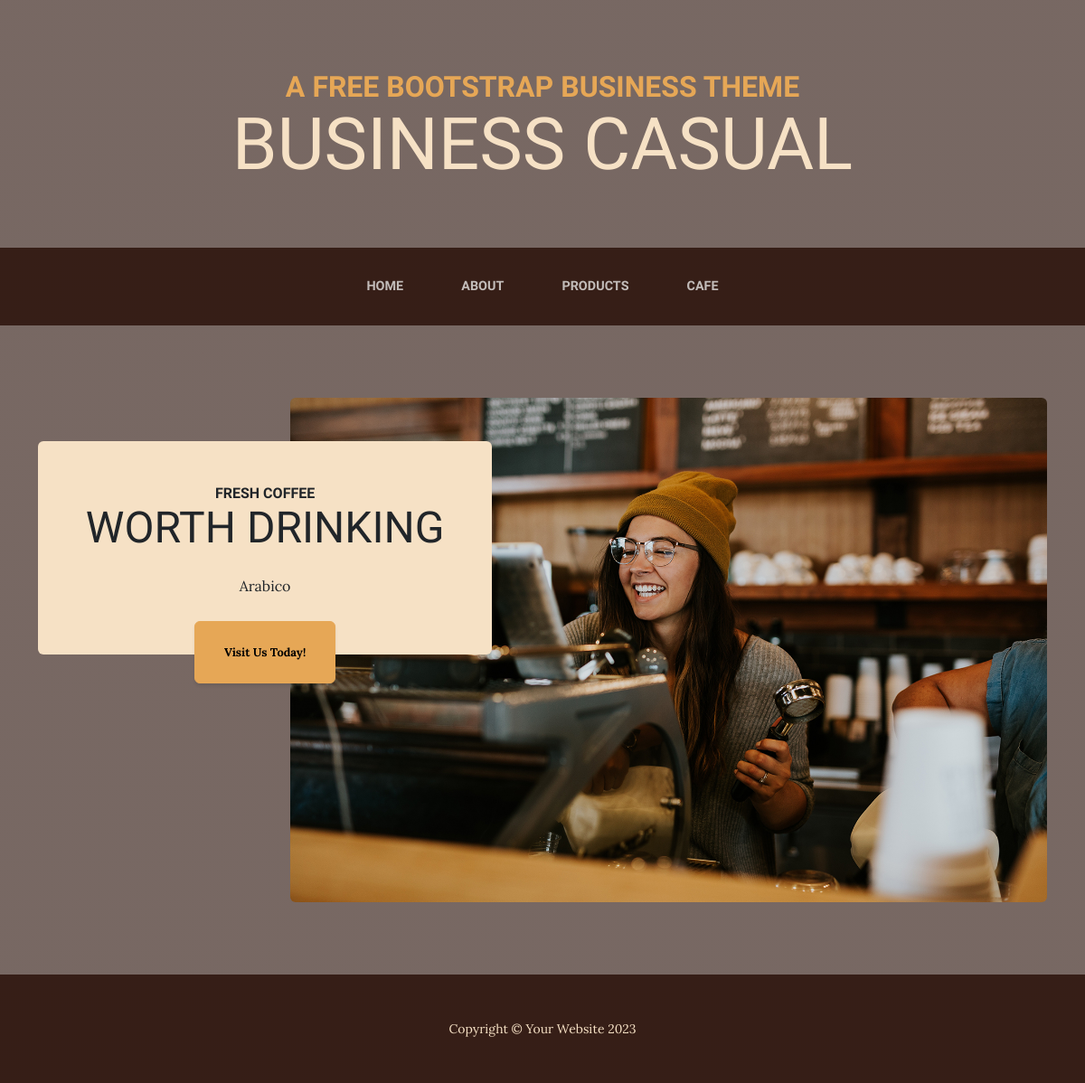
Before: /TerceraPreEntrega/vista/ with the older database file.
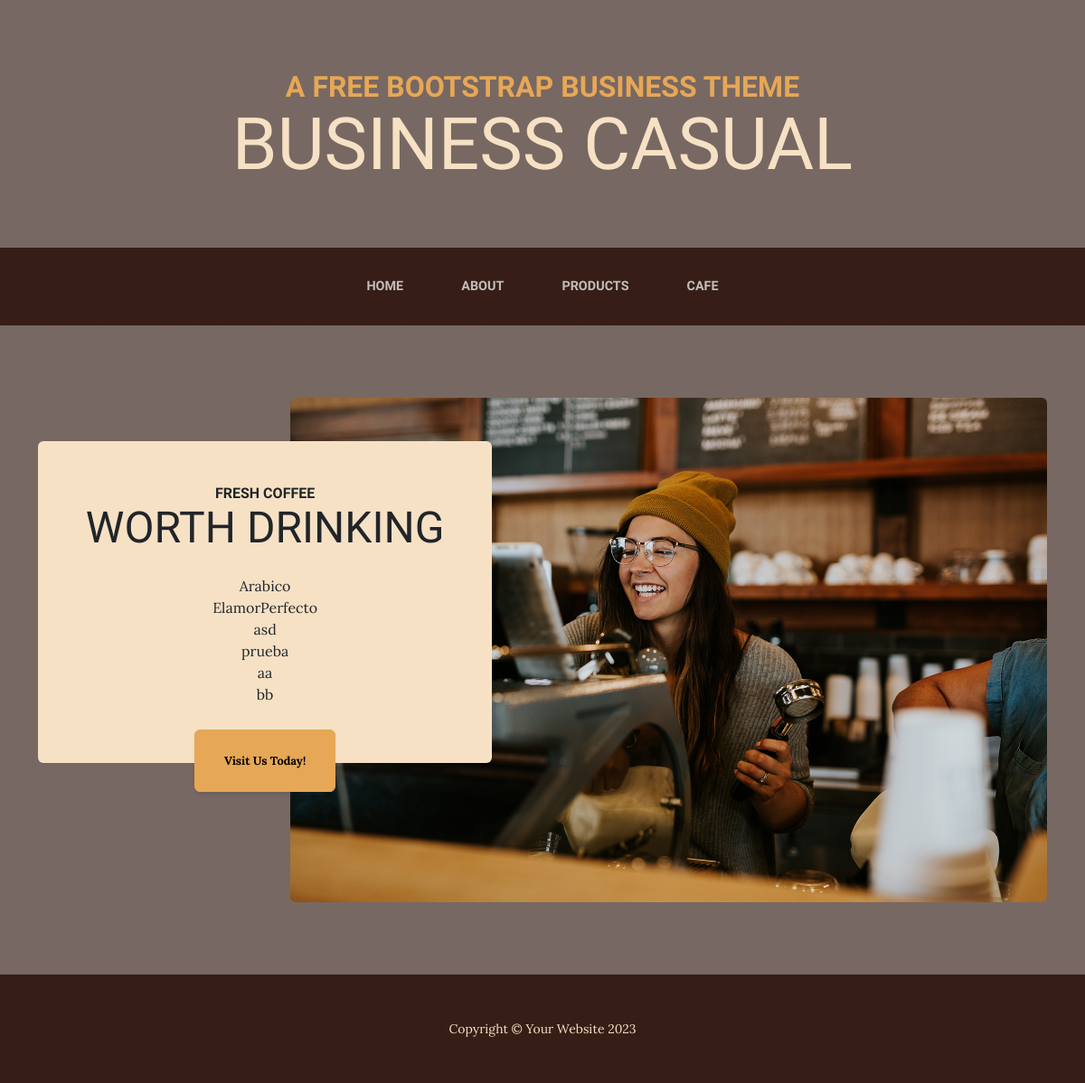
After: the same page with the newer database file.
### TerceraPreEntrega/models.py (models this page shows)
class Cafe(models.Model):
    nombre=models.CharField(max_length=40)
    precio= models.IntegerField()

### TerceraPreEntrega/views.py (the view)
# urls.py: path('vista/',views.CafeListView.as_view() ,name="Inicio"),
class CafeListView(ListView):
    model = Cafe
    template_name="TerceraPreEntrega/clase_list.html"

### TerceraPreEntrega/templates/TerceraPreEntrega/clase_list.html
{% extends "TerceraPreEntrega/padre.html" %} {%load static %}
{% block contenidoIndex %}
<section class="page-section clearfix">
    <div class="container">
      <div class="intro">
        <img class="intro-img img-fluid mb-3 mb-lg-0 rounded" src="{% static 'TerceraPreEntrega/assets/img/intro.jpg' %}"alt="..."/>
        <div class="intro-text left-0 text-center bg-faded p-5 rounded">
          <h2 class="section-heading mb-4">
            <span class="section-heading-upper">Fresh Coffee</span>
            <span class="section-heading-lower">Worth Drinking</span>
          </h2>
          <ul class="mb-3 list-unstyled">
            {% for cafe in object_list%}
            <li>{{cafe.nombre}}</li>
            {% endfor %}
          </ul>
          <div class="intro-button mx-auto">
            <a class="btn btn-primary btn-xl" href="#!">Visit Us Today!</a>
          </div>
        </div>
      </div>
    </div>
  </section>
{% endblock contenidoIndex%}

Changed rows visible on the page:
added Cafe: nombre "ElamorPerfecto"
added Cafe: nombre "asd"
added Cafe: nombre "prueba"
added Cafe: nombre "aa"
added Cafe: nombre "bb"
